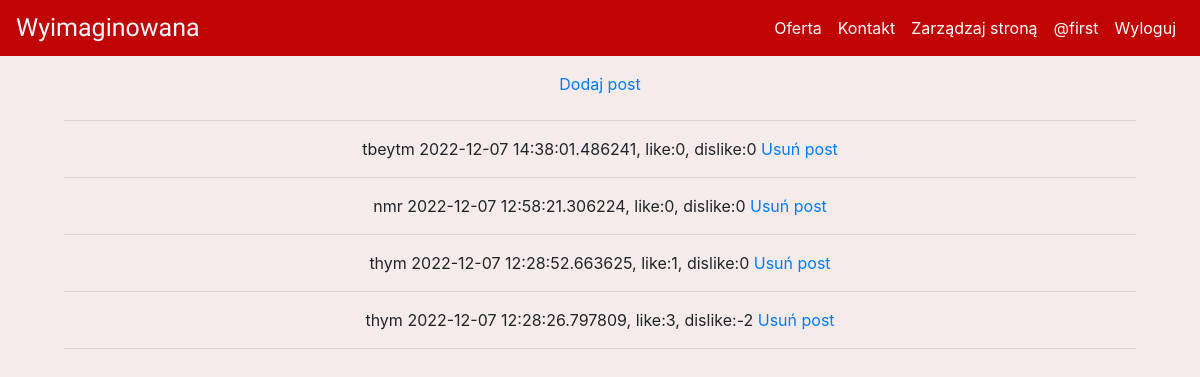
The app's page /zarządzaj/posty (signed in), older data.
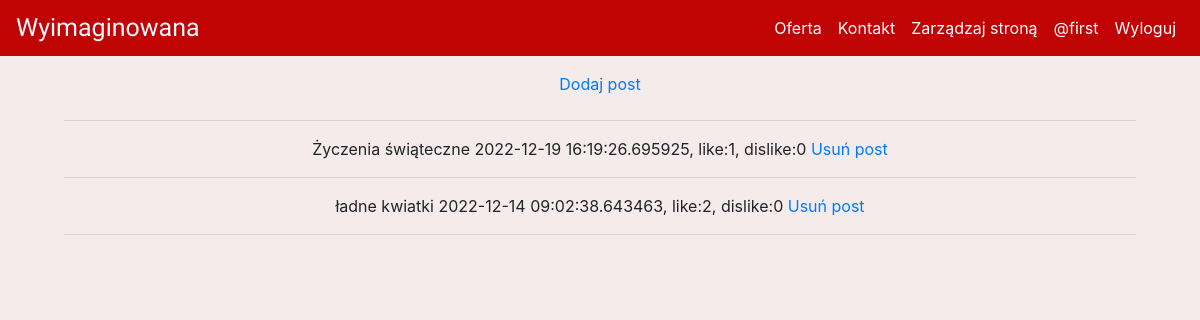
The same page, newer data.
### kwiaciarnia/models.py (models this page shows, shortened)
class User(db.Model, UserMixin):
    id = db.Column(db.Integer(), primary_key=True)
    username = db.Column(db.String(length=64), nullable= False, unique=True)
    email = db.Column(db.String(), nullable= False, unique=True)
    password_hash = db.Column(db.String(length=16), nullable= False)
    is_admin = db.Column(db.Boolean(), default=False)
    @property
    def password(self):
        return self.password

class Posts(db.Model):
    id = db.Column(db.Integer(), primary_key=True)
    title = db.Column(db.String())
    body = db.Column(db.Text())
    added = db.Column(db.DateTime(), default=datetime.datetime.now())
    likes = db.Column(db.Integer(), default=0)
    dislikes = db.Column(db.Integer(), default=0)

### kwiaciarnia/routes.py (the view)
@app.route("/zarządzaj/posty")
@login_required
def manage_posts():
    check_user_admin_status =  User.query.filter_by(id=current_user.id).first()
    if check_user_admin_status.is_admin is True:
        posts = Posts.query.order_by(Posts.id.desc())
        return render_template('manage/manage_posts.html', posts=posts)
    else:
        flash('Nie masz uprawnień do wyświetlania tej zawartości', category='danger')
        return redirect(url_for("home"))

### kwiaciarnia/models.py (called while the page is built)
@login_manager.user_loader
def load_user(user_id):
    return User.query.get(int(user_id))

### kwiaciarnia/templates/manage/manage_posts.html (shortened to what this page needs)
{% extends 'base.html' %}
{% block content %}
<div>
    <a class="nav-link" href="{{ url_for('add_post') }}">Dodaj post</a>
    <hr>
    {% for post in posts %}
        <a>{{post.title}}</a><span> {{post.added}}, like:{{post.likes}}, dislike:{{post.dislikes}} </a><a href="{{ url_for('delete_post', id=post.id ) }}">Usuń post</a>
        <hr>
    {% endfor %}
</div>
{% endblock %}

### kwiaciarnia/templates/base.html (shortened to what this page needs)
<!doctype html>
<html lang="en">
  <head>
    <link rel="stylesheet" href="https://cdn.jsdelivr.net/npm/bootstrap@4.3.1/dist/css/bootstrap.min.css">
    <link rel="stylesheet" href="{{ url_for('static', filename='styles/main.css') }}">
  </head>
  <body>
    <div id="uno">
      {% include 'includes/navbar.html' %}
    </div>
    <div id="duo" class="position-relative overflow-hidden p-3 p-md-5 m-md-3 text-center">
      {% block content %}
      {% endblock %}
    </div>
  </body>
</html>

### kwiaciarnia/templates/includes/navbar.html (shortened to what this page needs)
<nav class="navbar navbar-expand-md nav_bar navbar-dark ">
    <a class="navbar-brand" href="{{ url_for('home') }}">{% include 'includes/logo.html' %}</a>
    <div class="collapse navbar-collapse" id="navbarNav">
      <ul class="navbar-nav ml-auto">
        <li class="nav-item active">
            <a class="nav-link" href="{{ url_for('products_categories') }}">Oferta</a>
        </li>
        <li class="nav-item active">
            <a class="nav-link" href="{{ url_for('contact') }}">Kontakt</a>
        </li>
        {% if current_user.is_admin %}
            <li class="nav-item active">
                <a class="nav-link" href="{{ url_for('manage') }}">Zarządzaj stroną</a>
            </li>
        {% endif %}
        {% if current_user.is_authenticated  %}
            <li class="nav-item active">
                <a class="nav-link" href="{{ url_for('user_page', name=current_user.username) }}">@{{current_user.username}}</a>
            </li>
            <li class="nav-item active">
                <a class="nav-link" href="{{ url_for('logout') }}">Wyloguj</a>
            </li>
        {% else %}
            <li class="nav-item active">
                <a class="nav-link" href="{{ url_for('login') }}">Zaloguj</a>
            </li>
        {% endif %}
      </ul>
    </div>
</nav>

### kwiaciarnia/templates/includes/logo.html (shortened to what this page needs)
<h1 id="top">  Wyimaginowana</h1>

### kwiaciarnia/static/styles/main.css (style rules this page uses)
.nav_bar { background-color: #C00404; color: black; position: fixed; top: 0; width: 100%; z-index: 1; }
body { background-color: #f5ebeb; }

### kwiaciarnia/templates/includes/logo.html (style rules this page uses)
#top { background-color: #C00404; color: aliceblue; font-family: 'Dancing Script', cursive; font-size: 25px; margin-bottom: 0; }

Row changes from the older to the newer data that the page shows:
removed Posts: title "tbeytm", added "2022-12-07 14:38:01.486241", likes "0", dislikes "0"
removed Posts: title "nmr", added "2022-12-07 12:58:21.306224", likes "0", dislikes "0"
removed Posts: title "thym", added "2022-12-07 12:28:52.663625", likes "1", dislikes "0"
removed Posts: title "thym", added "2022-12-07 12:28:26.797809", likes "3", dislikes "-2"
added Posts: title "Życzenia świąteczne", added "2022-12-19 16:19:26.695925", likes "1", dislikes "0"
added Posts: title "ładne kwiatki", added "2022-12-14 09:02:38.643463", likes "2", dislikes "0"
